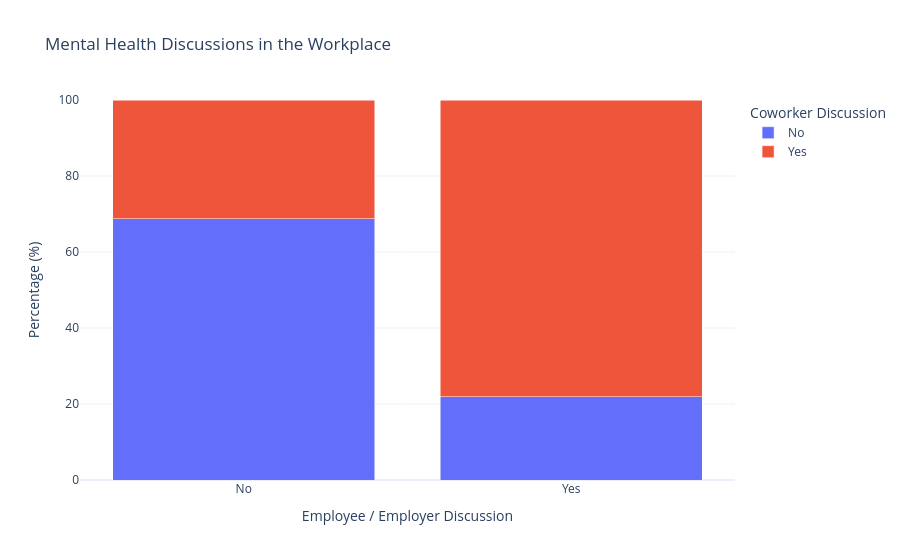

The cell this chart's notebook holds for it:
### Markdown cell above
# H3: Employees who have discussed mental health with colleagues are more likely to have discussed it with their employer.

### Code cell
# Convert the crosstab index into a regular column
discussion_emp_cowor_table = pd.crosstab(
    benefits_analysis["mh_employer_discussion"],
    benefits_analysis["mh_coworker_discussion"],
    normalize="index"
) * 100

discussion_plot = discussion_emp_cowor_table.reset_index()

# Reshape the table for Plotly
discussion_plot = discussion_plot.melt(
    id_vars="mh_employer_discussion",
    var_name="mh_coworker_discussion",
    value_name="percentage"
)

fig = px.bar(
    discussion_plot,
    x="mh_employer_discussion",
    y="percentage",
    color="mh_coworker_discussion",
    barmode="stack",
    template="plotly_white",
    title="Mental Health Discussions in the Workplace",
    labels={
        "mh_employer_discussion": "Employer / Employee Discussion",
        "percentage": "Percentage",
        "mh_coworker_discussion": "Coworker Discussion"
    }
)

fig.update_layout(
    yaxis_title="Percentage (%)",
    xaxis_title="Employee / Employer Discussion",
    yaxis=dict(range=[0, 100])
)

fig.show()

### Figure 1 — Plotly figure (JSON) as saved in the notebook; plotly's stock layout.template omitted (floating-point values rounded to 4 significant figures)
{"data": [{"hovertemplate": "Coworker Discussion=No<br>Employer / Employee Discussion=%{x}<br>Percentage=%{y}<extra></extra>", "legendgroup": "No", "marker": {"color": "#636efa", "pattern": {"shape": ""}}, "name": "No", "orientation": "v", "showlegend": true, "textposition": "auto", "type": "bar", "x": ["No", "Yes"], "xaxis": "x", "y": [68.82, 21.85], "yaxis": "y"}, {"hovertemplate": "Coworker Discussion=Yes<br>Employer / Employee Discussion=%{x}<br>Percentage=%{y}<extra></extra>", "legendgroup": "Yes", "marker": {"color": "#EF553B", "pattern": {"shape": ""}}, "name": "Yes", "orientation": "v", "showlegend": true, "textposition": "auto", "type": "bar", "x": ["No", "Yes"], "xaxis": "x", "y": [31.18, 78.15], "yaxis": "y"}], "layout": {"barmode": "stack", "legend": {"title": {"text": "Coworker Discussion"}, "tracegroupgap": 0}, "title": {"text": "Mental Health Discussions in the Workplace"}, "xaxis": {"anchor": "y", "domain": [0, 1], "title": {"text": "Employee / Employer Discussion"}}, "yaxis": {"anchor": "x", "domain": [0, 1], "range": [0, 100], "title": {"text": "Percentage (%)"}}}}
